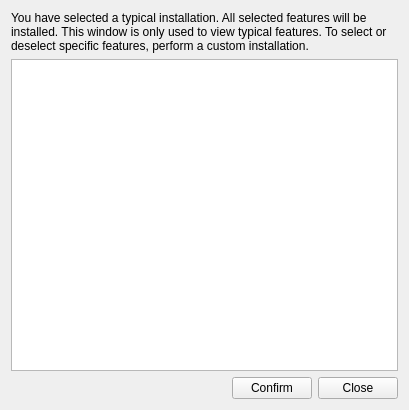
<?xml version="1.0" encoding="UTF-8"?>
<ui version="4.0">
 <class>otpFeature</class>
 <widget class="QWidget" name="otpFeature">
  <property name="geometry">
   <rect>
    <x>0</x>
    <y>0</y>
    <width>409</width>
    <height>410</height>
   </rect>
  </property>
  <property name="windowTitle">
   <string>Form</string>
  </property>
  <layout class="QGridLayout" name="gridLayout">
   <item row="0" column="0">
    <layout class="QVBoxLayout" name="verticalLayout">
     <item>
      <widget class="QLabel" name="otpFeatureLabel">
       <property name="text">
        <string>You have selected a typical installation. All selected features will be installed. This window is only used to view typical features. To select or deselect specific features, perform a custom installation.</string>
       </property>
       <property name="wordWrap">
        <bool>true</bool>
       </property>
      </widget>
     </item>
     <item>
      <widget class="QTreeView" name="otpFeatureTreeView">
       <property name="editTriggers">
        <set>QAbstractItemView::CurrentChanged</set>
       </property>
       <attribute name="headerVisible">
        <bool>true</bool>
       </attribute>
       <attribute name="headerDefaultSectionSize">
        <number>200</number>
       </attribute>
       <attribute name="headerShowSortIndicator" stdset="0">
        <bool>false</bool>
       </attribute>
      </widget>
     </item>
     <item>
      <layout class="QHBoxLayout" name="horizontalLayout">
       <item>
        <spacer name="horizontalSpacer">
         <property name="orientation">
          <enum>Qt::Horizontal</enum>
         </property>
         <property name="sizeHint" stdset="0">
          <size>
           <width>158</width>
           <height>20</height>
          </size>
         </property>
        </spacer>
       </item>
       <item>
        <widget class="QPushButton" name="otpFeatureConfirmButton">
         <property name="text">
          <string>Confirm</string>
         </property>
        </widget>
       </item>
       <item>
        <widget class="QPushButton" name="otpFeatureCloseButton">
         <property name="text">
          <string>Close</string>
         </property>
        </widget>
       </item>
      </layout>
     </item>
    </layout>
   </item>
  </layout>
 </widget>
 <resources/>
 <connections/>
</ui>
